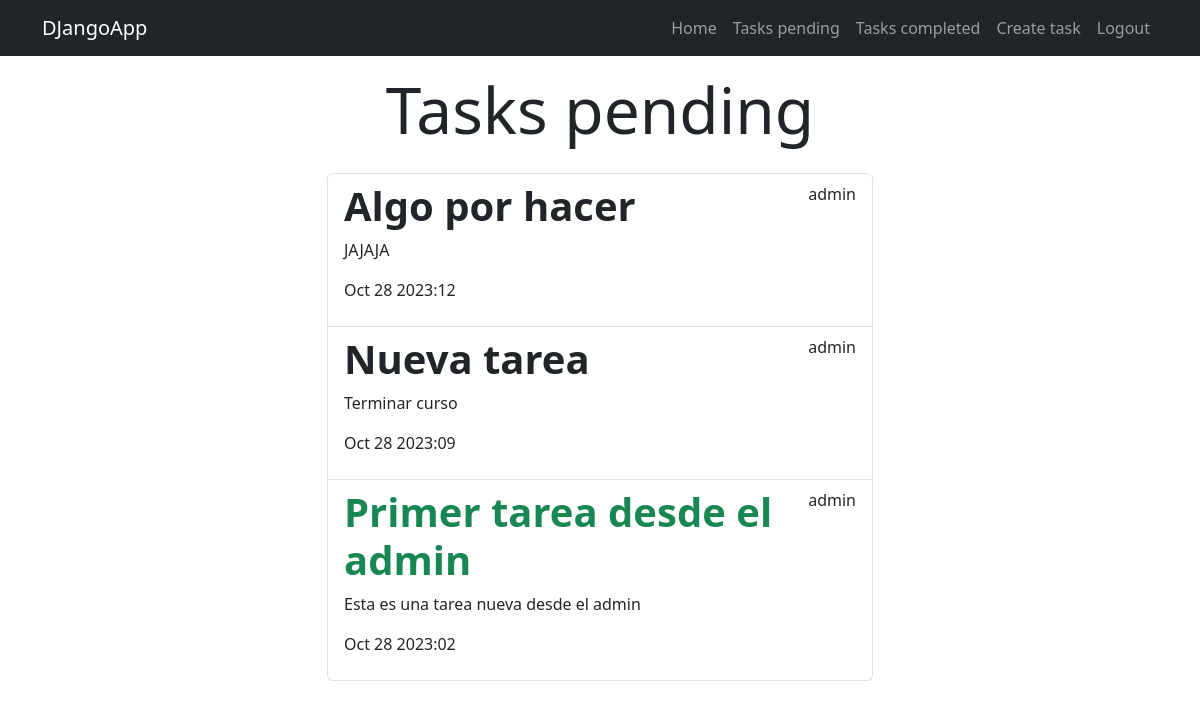
/tasks_completed/ (signed in), run on the app's committed database.
### tasks/models.py (models this page shows, shortened)
class Task(models.Model):
    title = models.CharField(max_length=100)
    description = models.TextField(blank=True)
    created = models.DateTimeField(auto_now_add=True)
    datecompleted = models.DateTimeField(null=True, blank=True)
    important = models.BooleanField(default=False)
    user = models.ForeignKey(User, on_delete=models.CASCADE)

### tasks/views.py (the view)
# urls.py: path('tasks_completed/', views.tasks_completed, name='tasks_completed'),
@login_required
def tasks_completed(request):
    tasks = Task.objects.filter(user=request.user, datecompleted__isnull=False).order_by('-datecompleted')
    return render(request, 'tasks.html', {
        'tasks': tasks
    })

### tasks/templates/tasks.html
{% extends 'base.html' %}
{% block content %}
    <main class="container">
        <div class="row">
            <div class="col-md-6 offset-md-3">
                <h1 class="text-center display-3 py-3">Tasks pending</h1>
                <ul class="list-group">
                    {% for task in tasks %}
                    <a class="list-group-item" href="{% url 'task_detail' task.id %}">
                        <header class="d-flex justify-content-between">
                            {% if task.important %}
                            <h1 class="fw-bold text-success">{{task.title}}</h1>
                            {% else %}
                            <h1 class="fw-bold">{{task.title}}</h1>
                            {% endif %}
                            <p>{{task.user.username}}</p>
                        </header>
                        <p>{{task.description}}</p>
                        <p>{{task.datecompleted|date:'M j Y:i'}}</p>
                    </a>
                    {%endfor%}
                </ul>
            </div>
        </div>
    </main>
{% endblock %}

### tasks/templates/base.html (shortened to what this page needs)
<!DOCTYPE html>
<html lang="en">
<head>
    <link rel="stylesheet" href="https://cdn.jsdelivr.net/npm/bootstrap@5.3.2/dist/css/bootstrap.min.css">
</head>
<body>
    <nav class="navbar navbar-expand-lg bg-dark navbar-dark">
        <div class="container">
            <a class="navbar-brand" href="/">DJangoApp</a>
            <div class="collapse navbar-collapse" id="navbarNav">
                <ul class="navbar-nav ms-auto">
                    <li class="nav-item">
                        <a class="nav-link" href="{% url 'home' %}">Home</a>
                    </li>
                    {% if user.is_authenticated %}
                    <li class="nav-item">
                        <a class="nav-link" href="{% url 'tasks' %}">Tasks pending</a>
                    </li>
                    <li class="nav-item">
                        <a class="nav-link" href="{% url 'tasks_completed' %}">Tasks completed</a>
                    </li>
                    <li class="nav-item">
                        <a class="nav-link" href="{% url 'create_task' %}">Create task</a>
                    </li>
                    <li class="nav-item">
                        <a class="nav-link" href="{% url 'logout' %}">Logout</a>
                    </li>
                    {% endif %}
                </ul>
            </div>
        </div>
    </nav>
    {% block content %}
    {% endblock %}
</body>
</html>

### data on the page
Task: title "Algo por hacer", user.username "admin", description "JAJAJA", datecompleted "Oct 28 2023:12"
Task: title "Nueva tarea", user.username "admin", description "Terminar curso", datecompleted "Oct 28 2023:09"
Task: title "Primer tarea desde el admin", user.username "admin", description "Esta es una tarea nueva desde el admin", datecompleted "Oct 28 2023:02"
